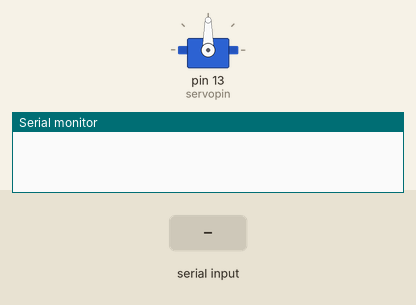
A sketch run on a simulated Arduino Uno, built with avr-gcc and run on an emulated ATmega328P. Shown: servo, the last lines printed to the serial monitor. The inputs (shaded band) are chosen by the test bench.

Above: at 1.2 s.
1.3 s: "1\n" received over Serial
At 2.55 s:
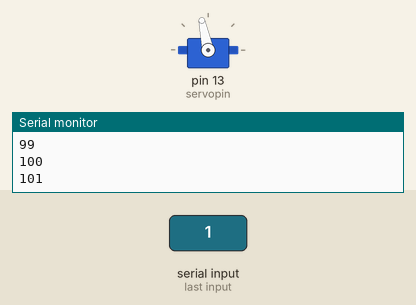
At 4.36 s:
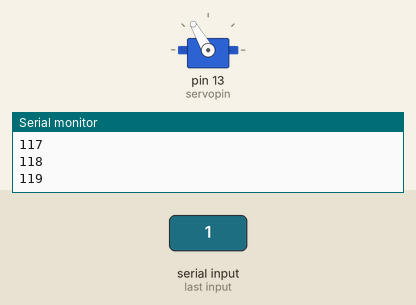
10.3 s: "90,45\n" received over Serial
At 10.3 s:
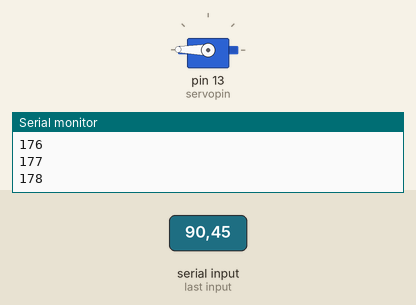
Timing chart, 0 to 19.3 s (numbered marks = the images above; inputs shaded):
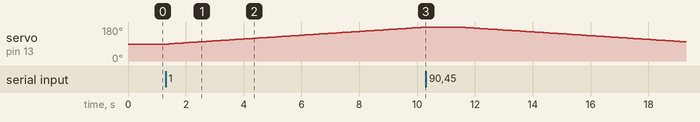

The sketch:

curtain.ino
```cpp
#include <Servo.h>

Servo snurr;  // create servo object to control a servo

int state=0;  //state of curtain
int prevstate=0;
int dest = 0;
int spd = 100;
int servopin = 13;

int debug=1;
int pos = 90;    // variable to store the servo position

void setup()
{
  Serial.begin(9600);
  snurr.attach(servopin);  // attaches the servo on pin 9 to the servo object
}


void loop()
{
  //Serial.println(pos);
  while(Serial.available() > 0)
  {
    int action = Serial.parseInt();
    Serial.println(action);
    Serial.println(state);
    Serial.println(prevstate);
    //if (Serial.read() == '\n') {
      if(action == 1)
      {
        Serial.println("Stänger medurs");
        dest = 180;
        state = 1;
        action = 12;
        Serial.println("Destination=-1-");
        Serial.println(dest);
      }

      if(action == 2)
      {
        Serial.println("Stänger moturs");
        dest = 0;
        state = 2;
        action = 12;
        Serial.println("Destination=-2-");
        Serial.println(dest);
      }

      if(action == 0)
      {
        Serial.println("Öppnar");
        dest = 90;
        state = 0;
        action = 12;
        Serial.println("Destination=-3-");
        Serial.println(dest);
      }

      if(state != prevstate)
      {
        twist();
      }
      else
      {
        Serial.println("Curtain is already in correct state");
      }

      prevstate = state;
    }
  //}
}


void twist() {
  snurr.attach(servopin);
  Serial.println("Roterar gardin");

  if(pos>dest)
  {
    for(pos; pos>=dest;pos-=1)
    {
      snurr.write(pos);
      delay(spd);
      Serial.println(pos);
    }
  }
  else
  {
    for(pos; pos < dest; pos += 1)
    {
      snurr.write(pos);
      delay(spd);
      Serial.println(pos);
  }
  }
  snurr.detach();
}

void retract() {
  Serial.println("Drar gardin");
  if(state != 0) //check to see if curtain is in a position when it's possible to move
  {
    Serial.println("Gardin i fel läge, åtgärdar detta");
    dest = 90;
    state = 0;
    twist();
    delay(50000); //wait to make sure curtains are done twisting
  }


}
```

Measured:
- after the input at 1.3 s, servo on pin 13 (servopin): moves from 90° to 179° over 8.8 s, starting after 0.10 s
